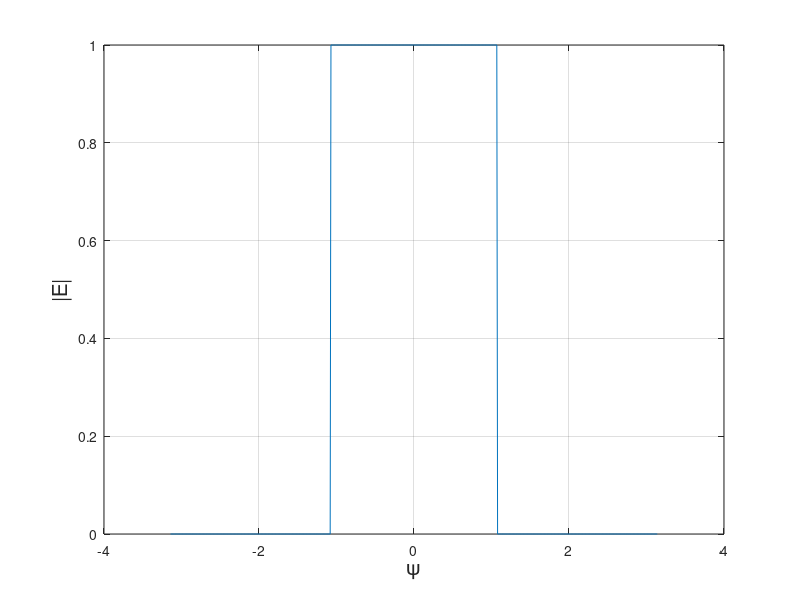

Reproduce this figure in MATLAB. (Note: this script raises an error after producing the figure.)
clear all
close all
clc

disp('Modify:')
disp('- a0: DC term of the Fourier series')
disp('- a(k): expression for sine coeffs')
disp('- b(k): expression for cosine coeffs')
disp('ALL OF THEM IN THE FIRST SECTION OF THE CODE, "Fourier coeffs"')
disp(' ')
disp('FIRST OF ALL:')
disp('Draw the desired frequency respone (first lines of code)')
disp(' ')

%% Desired response
x = -pi:0.01:pi;
y = (x>-1.0745).*(x<1.0745);
figure(1)
plot(x,y)
ylabel('|E|','fontsize',15)
xlabel('\psi','fontsize',15)
grid on
hold on

%% Array characteristics 
prompt = sprintf ('Type: broadside, end-fire array or non? \n(answer "broadside", "end_fire" or "none", as a string in MATLAB) \n');
array_type = input(prompt);
if  ~strcmp(array_type,'broadside') && ~strcmp(array_type,'end_fire') && ~strcmp(array_type,'none')
    error('Wrong type of array introduced.')
end

if  strcmp(array_type,'none')
    prompt = sprintf ('Insert the value of alpha. \n');
    alpha = input(prompt);
    if  ~isscalar(alpha) || (alpha>2*pi) || (alpha<-2*pi)
        error('Insert a value for alpha between -2\pi and 2\pi.')
    end
    
    prompt = sprintf ('What is the value of "d", separation between \neach antenna and the following one in the array? \n(insert a number in terms of lambda, \nEx: introducing 1/2 means d=lambda/2) \n');
    % If given kd, calculate d as d=kd/2*pi.
    d = input(prompt);
    if ~isscalar(d)
        error('Introduce a scalar for the value of "d"')
    end
    
    kd = 2*pi*d;
else
    prompt = sprintf ('What is the value of "d", separation between \neach antenna and the following one in the array? \n(insert a number in terms of lambda, \nEx: introducing 1/2 means d=lambda/2) \n');
    % If given kd or alpha, do this (see notes of lecture 18, page 4):
    % - If I am given the value of kd, calculate d as d=kd/2*pi.
    % - If I am given the value of alpha and it is different than 0, it means 
    %   that it is an end_fire array, then alpha=kd and d = alpha/2*pi.
    d = input(prompt);
    if ~isscalar(d)
        error('Introduce a scalar for the value of "d"')
    end
    
    kd = 2*pi*d;

    if  strcmp(array_type,'broadside')
        alpha = 0; % Because alpha = 0 for broadside (Lecture 18 notes, page 1)
    elseif strcmp(array_type,'end_fire')
        alpha = -kd; % Because alpha = -kd for end-fire (Lecture 18 notes, page 1)
    end
end

prompt = sprintf ('What is the number "n" of elements in the array? \n');
n = input(prompt);
if ~isscalar(n) || (n~=floor(n)) || n<=1 || (((n+1)/2)~=floor(((n+1)/2)))
    error('Introduce an odd integer scalar, bigger than 1, for the number of elements in the array (has to be odd because of the Fourier series procedure used)')
end
disp(' ')
disp('NOTE:')
disp('This it the total number of elements in the array, but some of them might not be energized.')

m = (n-1)/2; % m is the number of sine terms in the Fourier series (same as the number of cosine terms)

%% Fourier coeffs

a0=0.3420; % Insert the value for a0
for k=1:m
    a(k) = 1/(k*pi)*sin(k*1.0745); % Insert the expression for a_k
    b(k) = 0; % Insert the expression for b_k
end

%% Radiation pattern as a function of psi
psi = -pi:0.001:pi;
sum_coeff =0;
for k=1:m
    sum_coeff = sum_coeff + 2*(a(k)*cos(k*psi)-b(k)*sin(k*psi));
end

E = a0 + sum_coeff;

figure(1)
plot(psi,E)

% % Create the polynomial for the electric field E (see back of page 26 of my notes)
% for k=1:m
%     A(k) = a(m-k+1)-j*b(m-k+1);
% end
% for k=m+2:2*m+1
%     A(k) = a(k-m-1)+j*b(k-m-1);
% end
% A(m+1) = a0;
% 
% psi = -pi:0.001:pi;
% z = exp(j*psi);
% E = 0; % Initialize
% for k=1:m
%     E = E + A(k)*z.^(k-m-1);
% 
% end
% for k=m+2:2*m+1
%     E = E + A(k)*z.^(m-k+1);
% end
% E = E + A(m+1); % This is the z^0 term
% 
% E = abs(E);
%
% E = 1/pi*(-1/3*z.^(-3)+z.^(-1)+pi/2+z-1/3*z.^3);

%% Radiation pattern as a function of phi
clear E

phi = 0:0.001:2*pi;
%psi = (kd*cos(phi)+alpha)
sum_coeff =0;
for k=1:m
    sum_coeff = sum_coeff + 2*(a(k)*cos(k*(kd*cos(phi)+alpha))-b(k)*sin(k*(kd*cos(phi)+alpha)));
end

E = a0 + sum_coeff;
E = abs(E);

figure(2)
polar(phi,E)
